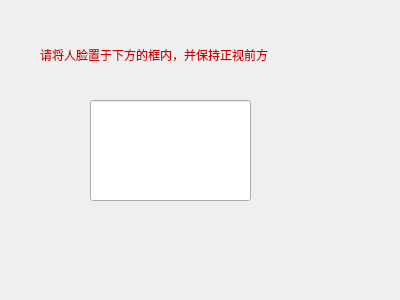
<?xml version="1.0" encoding="UTF-8"?>
<ui version="4.0">
 <class>fiveform</class>
 <widget class="QWidget" name="fiveform">
  <property name="geometry">
   <rect>
    <x>0</x>
    <y>0</y>
    <width>400</width>
    <height>300</height>
   </rect>
  </property>
  <property name="windowTitle">
   <string>Form</string>
  </property>
  <widget class="QLabel" name="label">
   <property name="geometry">
    <rect>
     <x>40</x>
     <y>30</y>
     <width>321</width>
     <height>51</height>
    </rect>
   </property>
   <property name="text">
    <string>&lt;html&gt;&lt;head/&gt;&lt;body&gt;&lt;p&gt;&lt;span style=&quot; color:#cc0000;&quot;&gt;请将人脸置于下方的框内，并保持正视前方&lt;/span&gt;&lt;/p&gt;&lt;/body&gt;&lt;/html&gt;</string>
   </property>
  </widget>
  <widget class="QLineEdit" name="lineEdit">
   <property name="geometry">
    <rect>
     <x>90</x>
     <y>100</y>
     <width>161</width>
     <height>101</height>
    </rect>
   </property>
  </widget>
 </widget>
 <resources/>
 <connections/>
</ui>
